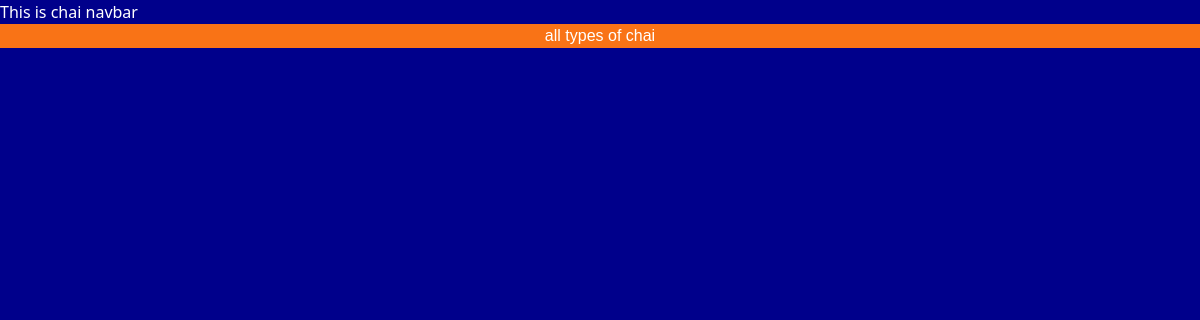
Page /chai/ on the earlier database version.
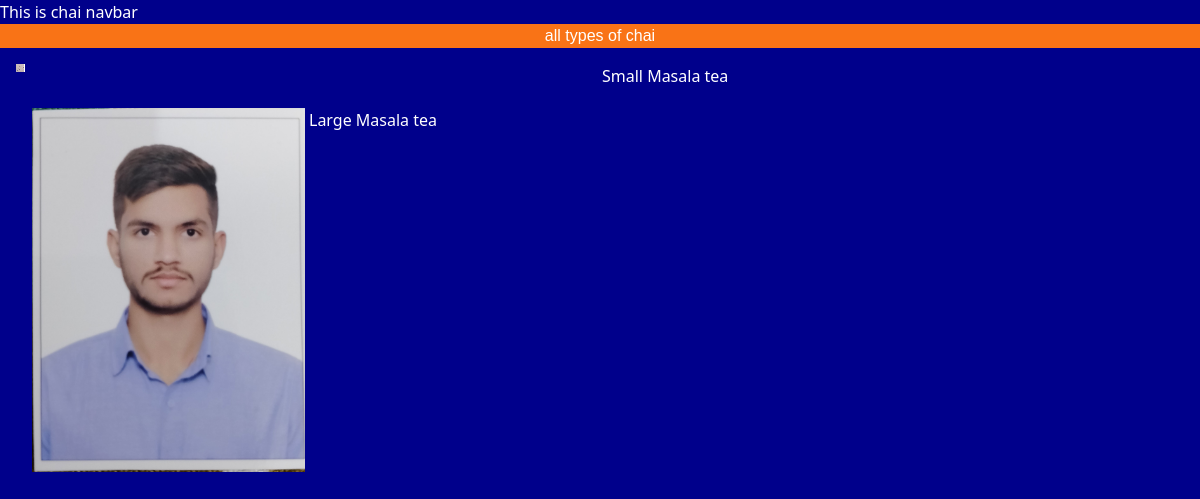
Same page on the later database version.
### chai/models.py (models this page shows, shortened)
class ChaiVarity(models.Model):
    CHAI_TYPE_CHOICES = [
        ('ML','MASALA'),
        ('GR', 'GINGER'),
        ('KL','KIWI'),
        ('PL', 'PLAIN')
    ]
    name = models.CharField(max_length=100)
    image = models.ImageField(upload_to = 'chais/')
    date_added = models.DateTimeField(default=timezone.now)
    types = models.CharField(max_length=2, choices=CHAI_TYPE_CHOICES)
    description  = models.TextField(default='empty')

### chai/views.py (the view)
# urls.py: path('', views.all_chai,name="all_home"),
def all_chai(request):
    chais = ChaiVarity.objects.all()
    return render(request, 'all_chai.html' , {'chais':chais})

### chai/templates/all_chai.html (shortened to what this page needs)
{% extends "layout.html" %}
{% block content%}
<h1 class="bg-orange-500">all types of chai </h1>
{% for chai in chais  %}
<div class="grid grid-cols-2 gap-1 m-4">
    <img src="{{chai.image.url}}" alt="">
    <h3>{{chai.name}}</h3>
{% endfor %}
</div>
{% endblock %}

### templates/layout.html (shortened to what this page needs)
{% load static tailwind_tags %}
{% load static %}
<!DOCTYPE html>
<html lang="en">
<head>
    <link rel="stylesheet" href="{% static "style.css" %}">
    {% tailwind_css %}
</head>
<body>
    <nav>This is chai navbar</nav>
    {% block content %}{% endblock %}
</body>
</html>

### static/style.css (style rules this page uses)
body { background-color: darkblue; color: white; }
h1 { text-align: center; font-size: 2em; font-family: 'Franklin Gothic Medium', 'Arial Narrow', Arial, sans-serif; }

Differences in the rows shown:
added ChaiVarity: image (picture), name "Small Masala tea"
added ChaiVarity: image (picture), name "Large Masala tea"
